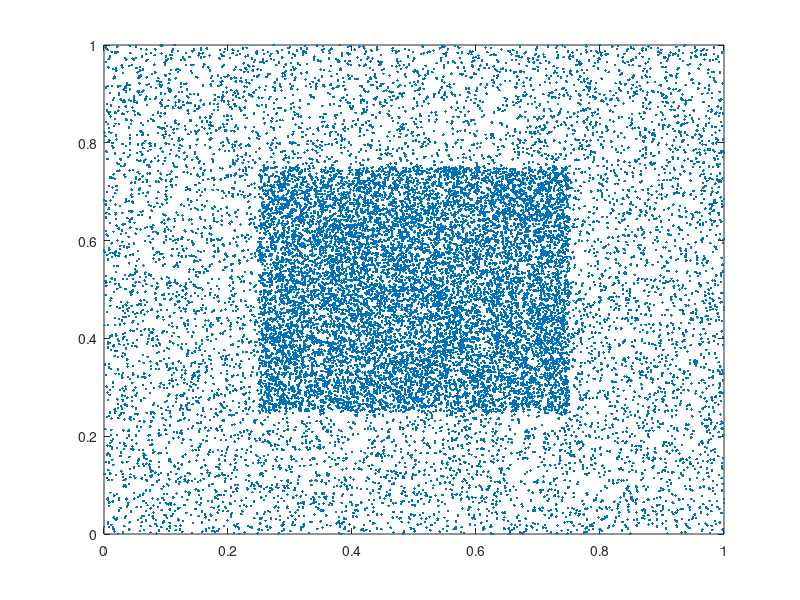

The MATLAB source for this figure: (Note: this script raises an error after producing the figure.)

%% run_dataDensity
% Example of how to visualize real dense 2d data in a more easier way
%
%% Andreas Bernatzky 09.01.2020
clear all;
close all;
pointAmount = 10000;
x = rand(1,pointAmount);
y = rand(1,pointAmount);
% create a hotspot
x1Hot = rand(1,pointAmount) * 0.5 + 0.25; 
y1Hot = rand(1,pointAmount) * 0.5 + 0.25;
x = [x,x1Hot];
y = [y,y1Hot];
plot(x,y,'.');

density3D(x,y);